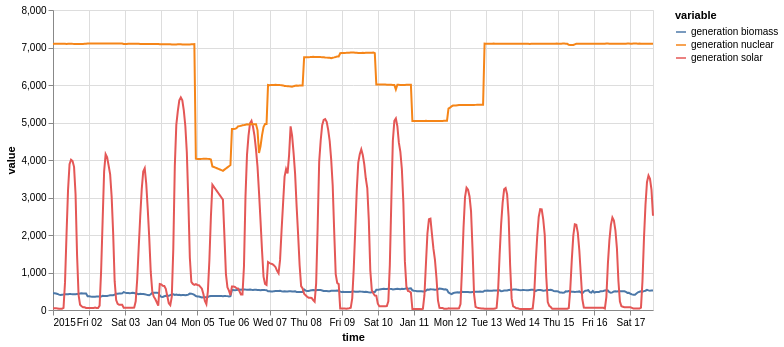

The notebook cell saved with this chart:
### Markdown cell above
with multivariate TimeSeries

### Code cell
on.Plot(ts_multi.head(400))\
    .add(on.marks.line)\
    .properties(width=600)\
    .show()

### Figure 1 — Vega specification as saved in the notebook (floating-point values rounded to 4 significant figures; data arrays with more than 128 entries replaced by an {"elided": "..."} marker saying what was removed)
{"$schema": "https://vega.github.io/schema/vega/v5.json", "data": [{"name": "source_0", "values": {"elided": "1200 records"}, "transform": [{"type": "formula", "expr": "toDate(datum['time'])", "as": "time"}]}, {"name": "source_0_y_domain_value", "values": [{"min": 23.0, "max": 7108.0}]}, {"name": "source_0_color_domain_variable", "values": [{"variable": "generation biomass"}, {"variable": "generation solar"}, {"variable": "generation nuclear"}]}], "marks": [{"type": "group", "name": "layer_0_pathgroup", "from": {"facet": {"data": "source_0", "name": "faceted_path_layer_0_main", "groupby": ["variable"]}}, "encode": {"update": {"height": {"field": {"signal": null, "datum": null, "group": "height", "parent": null}}, "width": {"field": {"signal": null, "datum": null, "group": "width", "parent": null}}}}, "marks": [{"type": "line", "name": "layer_0_marks", "from": {"data": "faceted_path_layer_0_main"}, "sort": {"field": "x"}, "encode": {"update": {"x": {"field": "time", "scale": "x"}, "stroke": {"field": "variable", "scale": "color"}, "defined": {"signal": "isValid(datum[\"time\"]) && isFinite(+datum[\"time\"]) && isValid(datum[\"value\"]) && isFinite(+datum[\"value\"])"}, "y": {"field": "value", "scale": "y"}}}, "style": ["line"]}]}], "scales": [{"name": "x", "type": "time", "domain": {"data": "source_0", "field": "time"}, "range": [0, {"signal": "width"}]}, {"name": "y", "type": "linear", "domain": [{"signal": "(data(\"source_0_y_domain_value\")[0] || {}).min"}, {"signal": "(data(\"source_0_y_domain_value\")[0] || {}).max"}], "range": [{"signal": "height"}, 0], "nice": true, "zero": true}, {"name": "color", "type": "ordinal", "domain": {"data": "source_0_color_domain_variable", "field": "variable", "sort": true}, "range": "category"}], "axes": [{"scale": "x", "grid": true, "tickCount": {"signal": "ceil(width/40)"}, "minExtent": 0, "gridScale": "y", "ticks": false, "orient": "bottom", "maxExtent": 0, "aria": false, "zindex": 0, "labels": false, "domain": false}, {"scale": "y", "tickCount": {"signal": "ceil(height/40)"}, "aria": false, "ticks": false, "labels": false, "maxExtent": 0, "gridScale": "x", "zindex": 0, "orient": "left", "domain": false, "minExtent": 0, "grid": true}, {"scale": "x", "tickCount": {"signal": "ceil(width/40)"}, "title": "time", "grid": false, "labelFlush": true, "orient": "bottom", "zindex": 0, "labelOverlap": true}, {"scale": "y", "tickCount": {"signal": "ceil(height/40)"}, "orient": "left", "grid": false, "title": "value", "labelOverlap": true, "zindex": 0}], "background": "white", "width": 600, "height": 300, "padding": 5, "style": "cell", "legends": [{"stroke": "color", "symbolType": "stroke", "title": "variable"}]}
